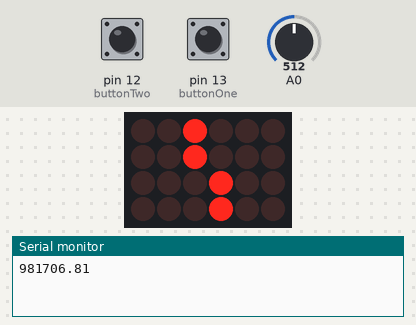
This sketch was run on a simulated Arduino Uno, built with avr-gcc and run on an emulated ATmega328P. On the bench: 6×4 LED matrix, the last lines printed to the serial monitor. Wiring (inferred from the names in the program): LED matrix (orientation assumed): rows pin 2, pin 3, pin 4, pin 5; columns pin 11, pin 10, pin 9, pin 8, pin 7, pin 6. The test bench sets the inputs (shaded band); at power-on: pin 13 (buttonOne) LOW, pin 12 (buttonTwo) LOW, A0 = 512. Random numbers use the default seed unless the sketch sets one.

Above: at 2.0 s.
2.1 s: pin 13 (buttonOne) pulled HIGH for 0.15 s
At 2.78 s:
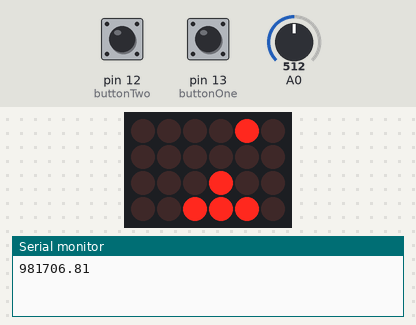
2.8 s: pin 12 (buttonTwo) pulled HIGH for 0.15 s
At 3.8 s:
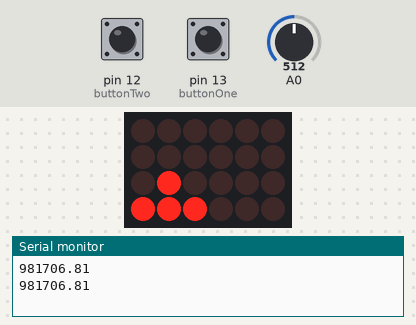
5.9 s: pin 13 (buttonOne) pulled HIGH for 3.2 s
At 9.04 s:
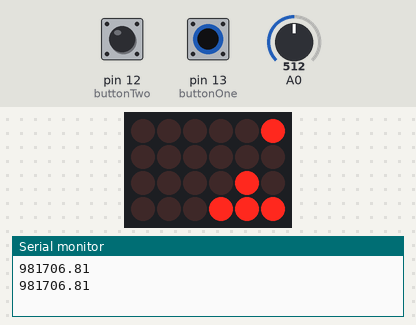
9.7 s: pin 13 (buttonOne) pulled HIGH for 1 s
At 11.9 s:
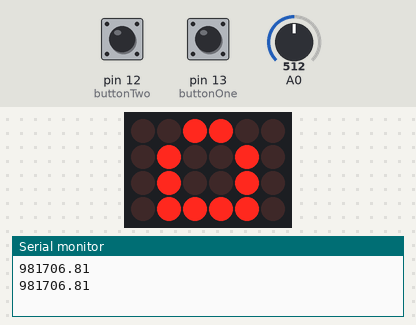
12.2 s: pin 13 (buttonOne) pulled HIGH for 0.15 s
At 12.48 s:
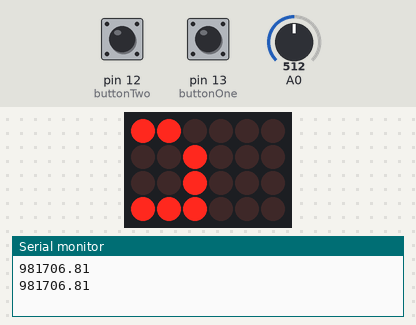
Timing chart, 0 to 13.9 s (numbered marks = the images above; inputs shaded):
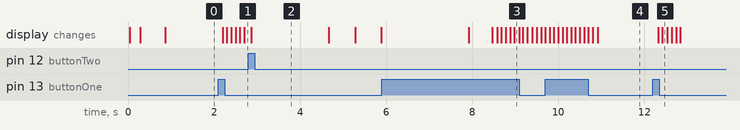

The sketch:

Led_Matrix.ino
```cpp
// MADE BY NICOLAS TONG
const int l = 4; //Length of the matrix
const int w = 6; //Width of the matrix

const int pinRows[4] = {2, 3, 4, 5}; //Row or length pin numbers
const int pinColumns[6] = {11, 10, 9, 8, 7, 6}; //Column or width pin numbers

//The pins that are on:

bool pinOn[24] = { //Starting logo, an "N" and a "T"
  0, 0, 0, 1, 1, 1,
  1, 1, 1, 0, 1, 0,
  1, 0, 1, 0, 1, 0,
  1, 0, 1, 0, 0, 0
}; // THIS ARRAY IS THE DRIVING FORCE OF THIS PROJECT: NO MESS UP

const int lsize = (sizeof(pinRows) / sizeof(int));
const int wsize = (sizeof(pinColumns) / sizeof(int));

//Asteroid App Variables:
const bool AsteroidScreen[24] = { //currently unused!
  1, 0, 0, 0, 0, 0,
  1, 1, 0, 0, 0, 0,
  1, 0, 0, 0, 0, 0,
  0, 0, 0, 0, 0, 0
};

const bool AsteroidSkull[24] = { //shown at death
  0, 1, 1, 1, 1, 0,
  0, 1, 0, 0, 1, 0,
  0, 0, 1, 1, 0, 0,
  0, 1, 0, 0, 1, 0
};

bool shipLeft = false;
bool shipRight = false;

bool astDead = false; //Is the player dead?
int astKiller = 0; //The asteroid that killed the player
int shipShift = 0;
const byte shipLoc[4] = {13, 18, 19, 20}; //The ship's four dots
bool astLoc[6] = {0, 0, 0, 0, 0, 0}; //The asteroid stream
int level = 1; //The level of the asteroid game

//Timer vars:
unsigned int ast_time = 600; //The rate at which the screen "shifts" down
unsigned int ast_lastMillis = 0;
const int astSk_time = 2000; //For the skull
unsigned int astSk_lastMillis = 0;
unsigned int astNum = 0; //The number for counting how many asteroids every 3 lines

const int numOfApps = 5; //basically the size of the menu / 24

//The menu screen
const bool menu[120] = {
  0, 0, 1, 0, 0, 0, 0, 0, 0, 0, 1, 0, 0, 0, 1, 1, 0, 0, 0, 0, 0, 0, 1, 0, 0, 0, 1, 1, 0, 0,
  0, 0, 1, 0, 0, 0, 0, 0, 0, 0, 0, 0, 0, 1, 0, 1, 1, 0, 0, 1, 1, 1, 1, 0, 0, 1, 0, 0, 1, 0,
  0, 0, 0, 1, 0, 0, 0, 0, 0, 1, 0, 0, 0, 1, 1, 0, 1, 0, 0, 1, 1, 1, 1, 0, 0, 1, 0, 0, 1, 0,
  0, 0, 0, 1, 0, 0, 0, 0, 1, 1, 1, 0, 0, 0, 1, 1, 0, 0, 0, 0, 0, 0, 1, 0, 0, 1, 1, 1, 1, 0,
};

const int mlen = sizeof(menu) / l;
int mnctr = 0;

//If the menu is moving
bool menuMoving = false;

//The menu selection
int menuSel = 1;

//App Bools
bool AppRunning = false;
bool SettingsRunning = false;
bool FlashlightRunning = false;
bool AsteroidRunning = false;
bool ObstacleRunning = false;

//Buttons
const int buttonOne = 13; //Pins
const int buttonTwo = 12;
bool leftPress = false;
bool rightPress = false;
bool bothPress = false;

//Timer vars
const int ntime = 100;
bool finished = true;
unsigned long lastMillis = 0;

int i; //Used in most for loops in this code
// The row (length) pins must supply power!!

void setup() {
  // put your setup code here, to run once:
  pinMode(buttonOne, INPUT);
  pinMode(buttonTwo, INPUT);
  Serial.begin(9600);
  ResetAll();

  //Weird workaround:
  UpdateDisplay();
  delay(30);
  UpdateDisplay();
  delay(30);
  UpdateDisplay();
  delay(30);
  UpdateDisplay();
  delay(30);
  UpdateDisplay();
  delay(30);
  UpdateDisplay();
  delay(30);
  double hello = prettyRandomSeed ();
  ReturnToMenu();
}


void loop() {

  //Updates the button bool status
  UpdateButton();

  //-----Flashlight App-----
  if (menuSel % numOfApps == 4 && rightPress && !AppRunning) {
    AppRunning = true;
    FlashlightAppSetup();
    FlashlightRunning = true;
  }

  if (FlashlightRunning) {
    FlashlightAppLoop();
  }
  //-----Flashlight App-----

  //-----Asteroid App-----
  if (menuSel % numOfApps == 2 && rightPress && !AppRunning) {
    AppRunning = true;
    AsteroidAppSetup();
    AsteroidRunning = true;
  }

  if (AsteroidRunning) {
    AsteroidAppLoop();
  }
  //-----Asteroid App-----

  //Shifting the menu:
  if (millis() - lastMillis > ntime) {
    lastMillis = millis() - 1;
    if (menuMoving) {
      ShiftMenu();
      if ((mnctr % w) == 0) {
        SwitchSelection();
        menuMoving = false;
      }
    }
  }

  //Switching the icon if the left button is pressed
  if (leftPress && !menuMoving && !AppRunning) {
    menuMoving = true;
  }
  RowUpdate();

  //END OF LOOP
}

void ResetAll() {
  for (i = 0; i < lsize; i++) {
    pinMode(pinRows[i], OUTPUT);
    digitalWrite(pinRows[i], 0);

  }
  for (i = 0; i < wsize; i++) {
    pinMode(pinColumns[i], OUTPUT);
    digitalWrite(pinColumns[i], 5);
  }
}

void ResetPinOn() {
  for (i = 0; i < 24; i++) {
    pinOn[i] = 0;
  }
}

void RowUpdate () {
  int k;
  int j;
  for (k = 0; k < w; k++) {
    digitalWrite(pinColumns[k], 0);
    for (j = 0; j < l; j++) {
      if (pinOn[j * w + k] == 1) {
        digitalWrite(pinRows[j], 5);
      }
    }
    delay(1); //Delays so that you can actually see something
    ResetAll();
  }
}

void LEDUpdate (int LED) {
  int mod = (LED % 6);
  digitalWrite(pinRows[mod], 0);
  digitalWrite(pinColumns[(LED - mod) / 6], 5);
}

//Updates display without reset
void UpdateDisplay() {
  int k;
  int j;
  for (k = 0; k < w; k++) {
    digitalWrite(pinColumns[k], 0);
    for (j = 0; j < l; j++) {
      if (pinOn[j * w + k] == 1) {
        digitalWrite(pinRows[j], 5);
      }
    }
    delay(1);
    ResetAll();
  }
}

void ShiftLeft(int one, int two, int three, int four) {
  int k;
  int h;
  for (k = 0; k < l; k++) {
    for (h = 0; h < 5; h++) {
      pinOn[k * 6 + h] = pinOn[k * 6 + h + 1];
    }
    switch (k) {
      case 0:
        pinOn[k * 6 + 5] = one;
        break;
      case 1:
        pinOn[k * 6 + 5] = two;
        break;
      case 2:
        pinOn[k * 6 + 5] = three;
        break;
      case 3:
        pinOn[k * 6 + 5] = four;
        break;
    }
  }
}

void ShiftDown(int one, int two, int three, int four, int five, int six) {
  int k;
  int h;
  for (k = 5; k > -1; k--) {
    for (h = 3; h > -1; h--) {
      pinOn[k + (h * 6)] = pinOn[k + ((h - 1) * 6)];
    }
    switch (k) {
      case 0:
        pinOn[k] = one;
        break;
      case 1:
        pinOn[k] = two;
        break;
      case 2:
        pinOn[k] = three;
        break;
      case 3:
        pinOn[k] = four;
        break;
      case 4:
        pinOn[k] = five;
        break;
      case 5:
        pinOn[k] = six;
        break;

    }

  }
}

void ShiftMenu() {
  ShiftLeft(menu[mnctr % mlen], menu[(mnctr % mlen) + mlen], menu[(mnctr % mlen) + mlen * 2], menu[(mnctr % mlen) + mlen * 3]);
  if (mnctr == mlen) {
    mnctr = 0;
  }
  mnctr++;
}

void SwitchSelection() {
  menuSel++;
}

void UpdateButton() { //Updates the button selections
  if (digitalRead(buttonOne)) {
    leftPress = true;
  }
  else {
    leftPress = false;
  }
  if (digitalRead(buttonTwo)) {
    rightPress = true;
  }
  else {
    rightPress = false;
  }
  if (digitalRead(buttonOne) && digitalRead(buttonTwo)) {
    bothPress = true;
  }
  else {
    bothPress = false;
  }
}
//-----Flashlight App Voids:-----
void FlashlightAppSetup() {
  for (i = 0; i < 6; i++) {
    ShiftLeft(1, 1, 1, 1);
  }
}

void FlashlightAppLoop() {
  if (bothPress) {
    ReturnToMenu();
  }
}

//-----Asteroid Dodge App Voids:-----
void AsteroidAppSetup() {
  shipShift = 0;
  astDead = false;
  ast_lastMillis = 0;
  astSk_lastMillis = 0;
  ast_time = 600;
  astKiller = 0; //The asteroid that killed the player
  ResetPinOn();
  for (i = 0; i < 6; i++) { //Reseting asteriod position so
    astLoc[i] = 0;          //they don't auto kill
  }


  randomSeed(prettyRandomSeed()); //Getting a value from analog pin
  for (i = 0; i < 4; i++) {
    pinOn[shipLoc[i]] = 1;
  }
}

void AsteroidAppLoop() {
  if (!astDead) {
    if (bothPress) {
      ReturnToMenu();
      return;
    }

    if (leftPress) {
      shipLeft = true;
    }

    if (shipLeft) {
      if (!leftPress) {
        if (shipShift < 3) {
          EraseShip();
          shipShift += 1;
          shipLeft = false;
          MoveShip();
        }
      }
    }

    if (rightPress) {
      shipRight = true;
    }

    if (shipRight) {
      if (!rightPress) {
        if (shipShift > 0) {
          EraseShip();
          shipShift -= 1;
          shipRight = false;
          MoveShip();
        }
      }
    }

    //Speed system default is 600 (refer to ast_time)
    if (astNum > 200) {
      ast_time = 350;
    } else if (astNum > 100) {
      ast_time = 400;
    } else if (astNum > 50) {
      ast_time = 450;
    } else if (astNum > 20) {
      ast_time = 500;
    } else if (astNum > 10) {
      ast_time = 550;
    }

    if (millis() - ast_lastMillis > ast_time) {
      ast_lastMillis = millis() - 1;
      astNum++;
      if (astNum % 4 == 0) { //The modulus describes the spacing between the asteroids
        ResetAll();
        GenAsteroid();
        ShiftDown(astLoc[0], astLoc[1], astLoc[2], astLoc[3], astLoc[4], astLoc[5]);
      } else {
        ShiftDown(0, 0, 0, 0, 0, 0);
      }
      CheckColl();
      MoveShip();
    }
  } else {
    for (i = 0; i < 24; i++) {
      pinOn[i] = AsteroidSkull[i];
    }
    RowUpdate();
    if (millis() - astSk_lastMillis > astSk_time) {
      astSk_lastMillis = millis() - 1;
      ReturnToMenu();
    }
  }
}

void CheckColl() {

  if (pinOn[shipLoc[0] + (shipShift)] == 1) {
    astKiller = shipLoc[0] + (shipShift);
    astDead = true;
    astSk_lastMillis = millis();
  }

  if (pinOn[shipLoc[1] + (shipShift)] == 1) {
    astKiller = shipLoc[1] + (shipShift);
    astDead = true;
    astSk_lastMillis = millis();
  }

  //We don't check two because it is in the middle of the ship

  if (pinOn[shipLoc[3] + (shipShift)] == 1) {
    astKiller = shipLoc[3] + (shipShift);
    astDead = true;
    astSk_lastMillis = millis();
  }
}


void MoveShip() {
  //Moving the ship left and right
  for (i = 0; i < 4; i++) {
    if (pinOn[shipLoc[i] + (shipShift)] == 0) {
      pinOn[shipLoc[i] + (shipShift)] = 1;
    }
  }
}

void EraseShip() {
  for (int i = 0; i < 4; i++) {
    pinOn[shipLoc[i] + (shipShift)] = 0;
  }
}

void GenAsteroid () {
  for (i = 0; i < 6; i++) {
    astLoc[i] = 0; // Reset astLoc to all 0
  }
  int randomAst = random(6); // random number for the first asteroid
  astLoc[randomAst] = 1;
  int randomAstTwo = getNewRandNum();
  while (!checkAst(randomAst, randomAstTwo)) {
    randomAstTwo = getNewRandNum();
  }
  astLoc[randomAstTwo] = 1;
}

boolean checkAst(int astOne, int astTwo) {
  if (astOne == astTwo) {
    return false;
  }
  if ((astOne - astTwo) == 3) {
    //FAIL
    //100100, 010010, 001001 (UNPASSIBLE)
    return false;
  }

  if ((astTwo - astOne) == 3) {
    //FAIL
    //100100, 010010, 001001 (UNPASSIBLE)
    return false;
  }

  if (astOne == 2 && astTwo == 3) {
    return false;
    //001100 UNPASSIBLE
  }

  if (astOne == 3 && astTwo == 2) {
    return false;
    //001100 UNPASSIBLE
  }

  if ((astOne == 2 && astTwo == 4) || (astOne == 4 && astTwo == 2)) {
    return false;
    //001010 UNPASSIBLE

  }
  if ((astOne == 3 && astTwo == 1) || (astOne == 1 && astTwo == 3)) {
    return false;
    //010100 UNPASSIBLE
  }
  return true;
}

int getNewRandNum () {
  return random(6); //Random number genterator for asteroid game only
}

double prettyRandomSeed () {
  double randTemp = analogRead(0);
  randTemp = randTemp/100;
  randTemp = randTemp*randTemp;
  randTemp = randTemp*10000;
  randTemp = randTemp/700;
  randTemp = randTemp*randTemp;
  randTemp = randTemp*7;
  Serial.println(randTemp);
  return 0;
}

void ReturnToMenu() {
  menuSel = 1;
  mnctr = 0;
  leftPress = false; //Reseting button presses (have a feeling its causing issues...)
  rightPress = false;
  bothPress = false;

  AppRunning = false; //How apps were made in the old days LOL!
  SettingsRunning = false;
  FlashlightRunning = false;
  AsteroidRunning = false;
  ObstacleRunning = false;
  ResetAll();
  ResetPinOn();
  for (i = 0; i < 6; i++) {
    ShiftMenu();
    delay(100);
  }
}
```

Measured:
- after the input at 2.1 s, the display: first changes after 0.10 s (image 1 shows a later state)
- after the input at 2.8 s, the display: changes after 0.06 s (image 2)
- after the input at 12.2 s, the display: first changes after 0.12 s (image 5 shows a later state)
